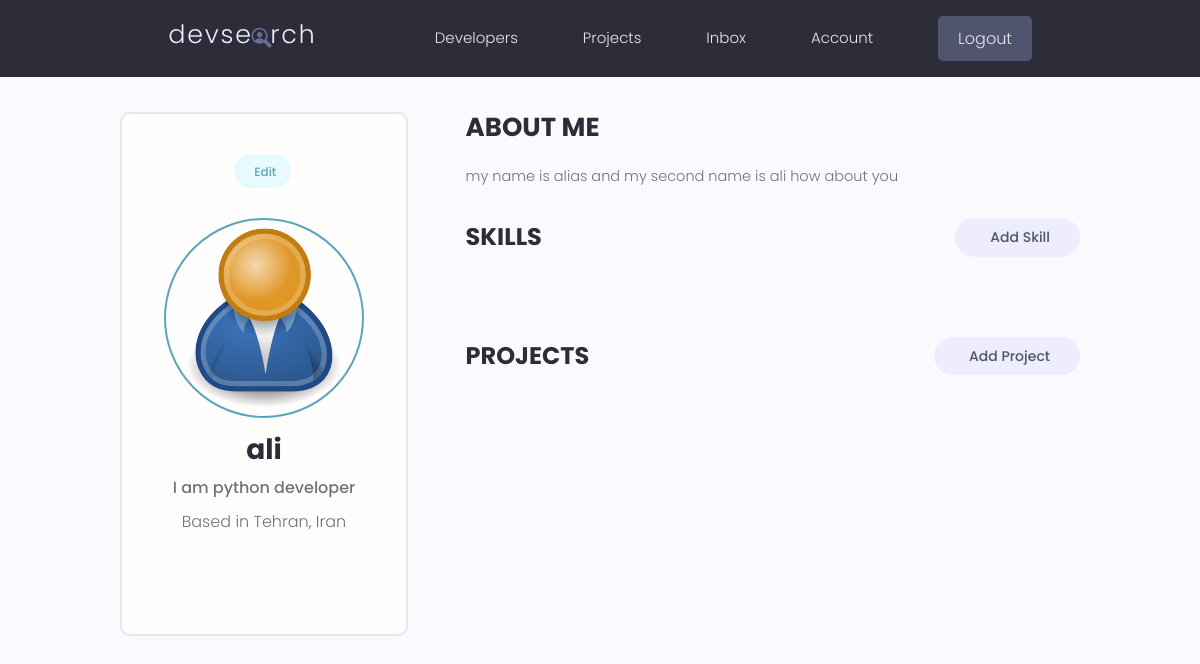
The page /account/ (signed in) on the database as committed earlier.
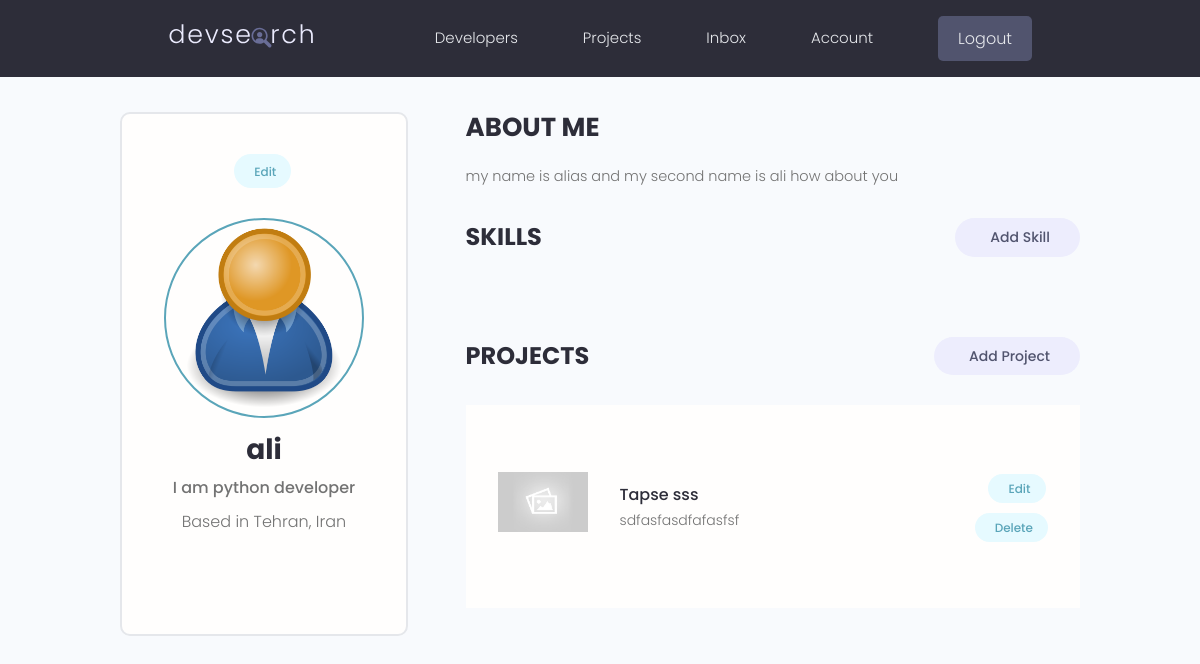
The same page on the database as committed later.
### projects/models.py (models this page shows, shortened)
class Project(models.Model):
    owner = models.ForeignKey(Profile, on_delete=models.SET_NULL, null=True, blank=True)
    title = models.CharField(max_length=200)
    description = models.TextField(null=True, blank=True)
    featured_image = models.ImageField(null=True, blank=True, default='default.jpg')
    demo_link = models.CharField(max_length=2000, null=True, blank=True)
    source_link = models.CharField(max_length=2000, null=True, blank=True)
    tags = models.ManyToManyField('Tag', blank=True)
    vote_total = models.IntegerField(default=0, null=True, blank=True)
    vote_ratio = models.IntegerField(default=0, null=True, blank=True)
    created = models.DateTimeField(auto_now_add=True)
    id = models.UUIDField(default=uuid.uuid4, unique=True, primary_key=True, editable=False)

### users/views.py (the view)
# urls.py: path('account/', views.userAccount, name='account'),
@login_required(login_url='login')
def userAccount(request):
    profile = request.user.profile
    skills = profile.skill_set.all()
    projects = profile.project_set.all()
    context = {'profile': profile, 'skills':skills, 'projects': projects}
    return render(request, 'users/account.html', context)

### users/templates/users/account.html (shortened to what this page needs)
{% extends "main.html" %}
{% block content %}
  <main class="settingsPage profile my-md">
    <div class="container">
      <div class="layout">
        <div class="column column--1of3">
          <div class="card text-center">
            <div class="card__body dev">
              <a class="tag tag--pill tag--main settings__btn" href="{% url 'edit-account' %}"> Edit</a>
              <img class="avatar avatar--xl dev__avatar" src="{{profile.profile_image.url}}" />
              <h2 class="dev__name">{{profile.name}}</h2>
              <p class="dev__title">{{profile.short_intro}}</p>
              <p class="dev__location">Based in {{profile.location}}</p>
            </div>
          </div>
        </div>
        <div class="column column--2of3">
          <div class="devInfo">
            <h3 class="devInfo__title">About Me</h3>
            <p class="devInfo__about">{{profile.bio}}</p>
          </div>
          <div class="settings">
            <h3 class="settings__title">Skills</h3>
            <a class="tag tag--pill tag--sub settings__btn tag--lg" href="{% url 'create-skill' %}"> Add Skill</a>
          </div>
          <div class="settings">
            <h3 class="settings__title">Projects</h3>
            <a class="tag tag--pill tag--sub settings__btn tag--lg" href="{% url 'add-project' %}"> Add Project</a>
          </div>
          <table class="settings__table">
            {% for project in projects %}
            <tr>
              <td class="settings__thumbnail">
                <a href="{% url 'project' project.id %}"><img src="{{project.featured_image.url}}" alt="Project Thumbnail" /></a>
              </td>
              <td class="settings__tableInfo">
                <a href="{% url 'project' project.id %}">{{project.title}}</a>
                <p>{{project.description|slice:'150'}}</p>
              </td>
              <td class="settings__tableActions">
                <a class="tag tag--pill tag--main settings__btn" href="{% url 'update-project' project.id %}"> Edit</a>
                <a class="tag tag--pill tag--main settings__btn" href="{% url 'delete-project' project.id %}">
                  Delete</a>
              </td>
            </tr>
            {% endfor %}
          </table>
        </div>
      </div>
    </div>
  </main>
  {% endblock content %}

Rows that differ between the two databases and show on the page:
added Project: featured_image (placeholder picture), title "Tapse sss", description "sdfasfasdfafasfsf"
